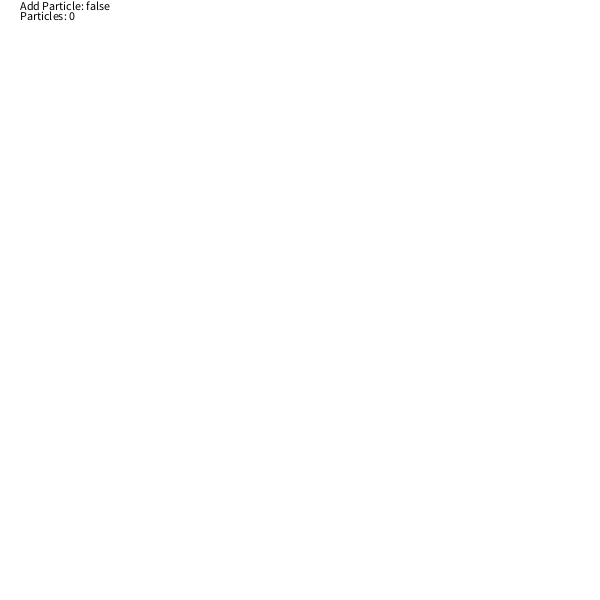
Frame 1 (no input)
Frame 60 (the mouse pressed at the canvas centre just before this capture): identical to frame 1, image omitted
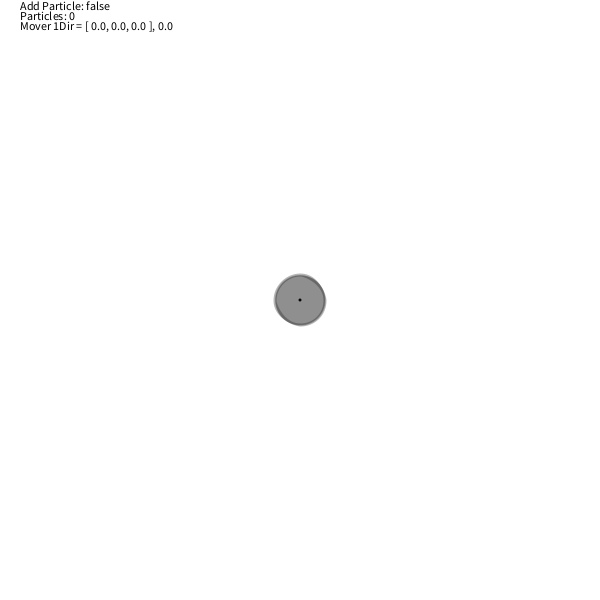
Frame 120 (the mouse held since frame 60 and released just before this capture)

The Processing sketch that drew these frames (run headless with seeded random() and noise(); from frame 60 on, the mouse is pressed at the canvas centre):

// Processing sketch: fruit_receiving_sim
// ── fruit_receiving_sim.pde
ArrayList<Particle> p;
ArrayList<Mover> m;

boolean mouseHold = false;
boolean addParticle = false;
boolean addMover = true;

void setup() {
  size(600, 600);

  p = new ArrayList<Particle>();
  m = new ArrayList<Mover>();
}

void draw() {

  background(255);

  addParticle();
  showParticles();

  showMovers();

  showTexts();
}


void addParticle() {

  if (mouseHold && addParticle) {
    PVector moverPos = m.get(0).mInitialMousePos;
    Particle newParticle = new Particle(moverPos.x + random(-15, 15), 
                                    moverPos.y + random(-15, 15), 20);
    newParticle.mVel.set(random(-5, 5), random(-5, 5));

    p.add(newParticle);
  }
}

void showParticles() {
  for (int i=0; i < p.size(); i++) {

    if (p.get(i).edgeBounces > 2) {
      p.remove(i);
    }
  }

  for (int i=0; i < p.size(); i++) {
    
    for(int j=0; j < m.size(); j++){
      p.get(i).checkMover(m.get(j));
    }
    
    p.get(i).show();
    p.get(i).update();
  }
}

void addMover() {
  Mover newMover = new Mover();

  m.add(newMover);
}

void showMovers() {

  if (mouseHold && addMover) {
    m.get(m.size()-1).genVelocity();
  }

  for (int i=0; i < m.size(); i++) {
    m.get(i).show();
  }
}

void showTexts() {

  stroke(0);
  fill(0);
  text("Particles: " + p.size(), 20, 20);
  text("Add Particle: " + addParticle, 20, 10);

  if (m.size()>0) {
    Mover mov = m.get(m.size()-1);
    text("Mover " + m.size() + "Dir = " + mov.mDir + ", " + mov.mSpeed, 20, 30);
  }
}

void mousePressed() {
  mouseHold = true;

  if (addMover) {
    addMover();
  }
}

void mouseReleased() {
  mouseHold = false;
}

void keyPressed() {

  if (key == ' ') {
    addParticle = !addParticle;
    addMover = !addMover;
  }
}

// ── Mover.pde
class Mover{
  
  PVector mDir;
  float mSpeed;
  PVector mPos;
  
  PVector mInitialMousePos;
  
  Mover(){
    mInitialMousePos = new PVector(mouseX, mouseY);
    mPos = new PVector();
  }
  
  void show(){
    stroke(20, 20, 20, 80);
    strokeWeight(50);
    line(mInitialMousePos.x, mInitialMousePos.y, mPos.x, mPos.y);
    circle(mPos.x, mPos.y, 3);
    
    strokeWeight(1);
    
    noStroke();
    fill(20, 20, 20, 60);
    circle(mInitialMousePos.x, mInitialMousePos.y, 50);
  }
  
  void genVelocity(){
      mPos.set(mouseX, mouseY);
      line(mInitialMousePos.x, mInitialMousePos.y, mPos.x, mPos.y);
      
      mDir = mPos.copy();
      mDir.sub(mInitialMousePos);
      mSpeed = mDir.mag()*0.01;
      mDir.normalize();
  }
}

// ── Particle.pde
class Particle {

  PVector mPos;
  PVector mVel;
  PVector mAcc;

  float mDia;
  int edgeBounces;

  Particle(float _x, float _y, float _dia) {
    mPos = new PVector(_x, _y);
    mVel = new PVector(0, 0);
    mAcc = new PVector(0, 0);

    mDia = _dia;
  }

  void show() {
    fill(255, 255, 0);
    circle(mPos.x, mPos.y, mDia);
  }

  void update() {

    checkEdges();

    mVel.add(mAcc);
    mPos.add(mVel);

    mAcc.set(0, 0);
  }

  void checkEdges() {
    if (mPos.x + mDia > width || mPos.x - mDia < 0) {
      mVel.x *= -1;  
      edgeBounces++;
    }

    if (mPos.y + mDia > height || mPos.y - mDia < 0) {
      mVel.y *= -1;  
      edgeBounces++;
    }
  }

  void checkMover(Mover m) {
    if (mPos.x < m.mInitialMousePos.x + 20 && mPos.x > m.mInitialMousePos.x - 20 &&
      mPos.y < m.mInitialMousePos.y + 20 && mPos.y > m.mInitialMousePos.y - 20) {
      mVel.set(m.mDir);
      mVel.mult(m.mSpeed);
    }
  }
}
